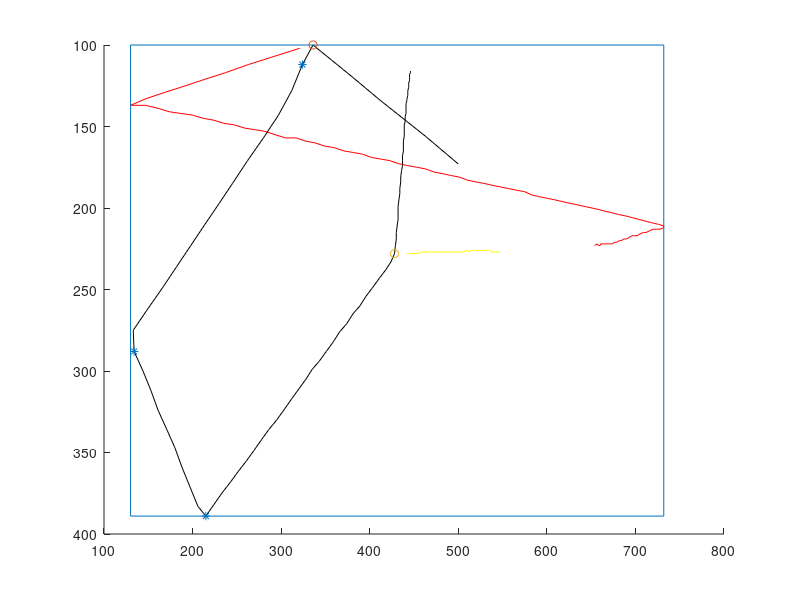

Recreate this plot in MATLAB.
clear;clc; close all

pos = [[321,102,442,228,500,173];[321,102,442,228,500,173];[321,102,442,228,463,156];[321,102,442,228,412,134];[321,102,442,228,379,119];[321,102,442,228,336,100];[292,107,442,228,324,112];[263,112,442,228,312,128];[237,117,442,228,297,143];[214,121,442,228,280,157];[192,125,442,228,262,171];[169,129,442,228,245,185];[147,133,442,228,229,198];[130,137,442,228,214,210];[147,137,442,228,198,223];[162,139,442,228,182,236];[174,141,442,228,166,249];[187,142,442,228,148,263];[200,143,442,228,133,275];[212,145,442,228,134,288];[223,146,442,228,144,300];[235,148,442,228,153,312];[247,149,442,228,161,324];[259,151,442,228,171,336];[271,152,442,228,180,347];[282,153,442,228,188,359];[293,155,442,228,197,371];[305,157,442,228,206,383];[317,157,442,228,215,389];[328,159,442,228,224,382];[338,160,442,228,233,375];[349,162,442,228,243,368];[360,163,442,228,251,362];[371,165,442,228,261,355];[382,166,442,228,269,349];[392,167,442,228,278,342];[402,169,442,228,286,336];[413,170,442,228,295,330];[423,171,442,228,303,324];[434,173,442,228,312,317];[443,174,442,228,320,311];[453,175,442,228,328,305];[463,176,442,228,335,299];[473,178,442,228,343,294];[483,179,442,228,351,288];[491,180,442,228,359,282];[501,181,442,228,366,276];[511,183,442,228,374,271];[520,184,442,228,381,265];[530,185,442,228,389,260];[538,186,442,228,396,254];[547,187,442,228,403,249];[556,188,442,228,411,243];[565,189,442,228,418,238];[575,190,442,228,424,233];[583,192,444,228,428,228];[591,193,450,228,429,223];[600,194,454,228,430,219];[609,195,458,227,430,215];[617,196,462,227,431,211];[625,197,466,227,432,207];[634,198,470,227,432,203];[642,199,474,227,432,199];[651,200,478,227,433,195];[659,201,482,227,434,191];[666,202,485,227,434,188];[674,203,488,227,435,184];[681,204,492,227,435,181];[690,205,496,227,436,177];[697,206,498,227,437,174];[704,207,500,227,437,171];[711,208,504,227,437,168];[718,209,506,227,438,165];[726,210,509,226,438,162];[732,211,512,227,438,159];[732,212,514,226,439,156];[728,213,516,226,439,154];[724,213,518,226,439,151];[720,213,520,226,439,149];[716,214,522,226,440,147];[712,215,524,226,440,144];[709,215,526,226,441,142];[705,216,528,226,441,140];[702,217,530,226,441,138];[699,217,532,226,441,136];[696,217,534,226,442,134];[693,218,535,226,442,133];[690,219,536,226,443,131];[687,219,538,227,443,129];[684,220,540,227,443,128];[682,220,541,227,444,126];[679,221,542,227,444,125];[677,221,543,227,444,124];[674,222,544,227,444,123];[672,222,544,227,445,122];[670,222,546,227,445,121];[668,222,546,227,445,120];[666,222,546,227,445,119];[664,222,547,227,445,118];[661,222,547,227,445,118];[660,223,547,227,446,117];[658,223,547,227,446,117];[657,222,547,227,446,117];[654,223,547,227,446,116]];
ball_diam = 11;

x_min = min(min(pos(:,[1 3 5])));
x_max = max(max(pos(:,[1 3 5])));
y_min = min(min(pos(:,[2 4 6])));
y_max = max(max(pos(:,[2 4 6])));

ScoreSheet = figure(1);

hold on

plot(pos(:,1),pos(:,2),'r-',pos(:,3),pos(:,4),'y-',pos(:,5),pos(:,6),'k-');
axis ij

line([x_min x_max],[y_min y_min]);
line([x_min x_max],[y_max y_max]);
line([x_min x_min],[y_min y_max]);
line([x_max x_max],[y_min y_max]);

posleft = [pos;pos(end,:);pos(end,:)];
posright = [pos(1,:);pos(1,:);pos];
pos = [pos(1,:);pos;pos(end,:)];

n_frames = numel(pos)/6;

vel = (posright-posleft)/2;
acc = (posright-2*pos+posleft)/4;

velleft=[vel(2:end,:);vel(end,:)];
velright=[vel(1,:);vel(1:end-1,:)];

moving(:,1) = (pos(:,1)-pos(1,1)).^2 + (pos(:,2)-pos(1,2)).^2 >= 100;
moving(:,2) = (pos(:,3)-pos(1,3)).^2 + (pos(:,4)-pos(1,4)).^2 >= 100;
moving(:,3) = (pos(:,5)-pos(1,5)).^2 + (pos(:,6)-pos(1,6)).^2 >= 100;

moving_ind = find(moving);
player_ball = ceil(min(moving_ind(mod(moving_ind-1,n_frames)==min(mod(moving_ind-1,n_frames))))/n_frames);
fprintf("player ball : %d\n",player_ball);

if player_ball == 1
    ball_a = 2;
    ball_b = 3;
elseif player_ball == 2
    ball_a = 1;
    ball_b = 3;
else
    player_ball = 3;
    ball_a = 1;
    ball_b = 2;
end

vel_comp = sqrt(max(vel(:,2*player_ball-1).^2+vel(:,2*player_ball).^2,max(velleft(:,2*player_ball-1).^2+velleft(:,2*player_ball).^2,velright(:,2*player_ball-1).^2+velright(:,2*player_ball).^2)));

vel_comp_a = ball_diam + sqrt(max((vel(:,2*player_ball-1)-vel(:,2*ball_a-1)).^2+(vel(:,2*player_ball)-vel(:,2*ball_a)).^2,max((velleft(:,2*player_ball-1)-velleft(:,2*ball_a-1)).^2+(velleft(:,2*player_ball)-velleft(:,2*ball_a)).^2,(velright(:,2*player_ball-1)-velright(:,2*ball_a-1)).^2+(velright(:,2*player_ball)-velright(:,2*ball_a)).^2)));
vel_comp_b = ball_diam + sqrt(max((vel(:,2*player_ball-1)-vel(:,2*ball_b-1)).^2+(vel(:,2*player_ball)-vel(:,2*ball_b)).^2,max((velleft(:,2*player_ball-1)-velleft(:,2*ball_b-1)).^2+(velleft(:,2*player_ball)-velleft(:,2*ball_b)).^2,(velright(:,2*player_ball-1)-velright(:,2*ball_b-1)).^2+(velright(:,2*player_ball)-velright(:,2*ball_b)).^2)));

band_touch_left = velleft(:,2*player_ball-1) < 0 & velright(:,2*player_ball-1) > 0 & (pos(:,2*player_ball-1)-x_min) <= vel_comp;
band_touch_right = velleft(:,2*player_ball-1) > 0 & velright(:,2*player_ball-1) < 0 & (-pos(:,2*player_ball-1)+x_max) <= vel_comp;
band_touch_up = velleft(:,2*player_ball) < 0 & velright(:,2*player_ball) > 0 & (pos(:,2*player_ball)-y_min) <= vel_comp;
band_touch_down = velleft(:,2*player_ball) > 0 & velright(:,2*player_ball) < 0 & (-pos(:,2*player_ball)+y_max) <= vel_comp;
ball_touch_a = (abs(acc(:,2*player_ball-1)) > 0 | abs(acc(:,2*player_ball)) > 0) & (abs(acc(:,2*ball_a-1)) > 0 | abs(acc(:,2*ball_a)) > 0) & ((pos(:,2*player_ball-1)-pos(:,2*ball_a-1)).^2 + (pos(:,2*player_ball)-pos(:,2*ball_a)).^2) < vel_comp_a.^2;
ball_touch_b = (abs(acc(:,2*player_ball-1)) > 0 | abs(acc(:,2*player_ball)) > 0) & (abs(acc(:,2*ball_b-1)) > 0 | abs(acc(:,2*ball_b)) > 0) & ((pos(:,2*player_ball-1)-pos(:,2*ball_b-1)).^2 + (pos(:,2*player_ball)-pos(:,2*ball_b)).^2) < vel_comp_b.^2;

band_touch_left_left = [band_touch_left(2:end);band_touch_left(end)];
band_touch_right_left = [band_touch_right(2:end);band_touch_right(end)];
band_touch_up_left = [band_touch_up(2:end);band_touch_up(end)];
band_touch_down_left = [band_touch_down(2:end);band_touch_down(end)];
ball_touch_a_left = [ball_touch_a(2:end);ball_touch_a(end)];
ball_touch_b_left = [ball_touch_b(2:end);ball_touch_b(end)];

band_touch_left(band_touch_left & band_touch_left_left) = 0;
band_touch_right(band_touch_right & band_touch_right_left) = 0;
band_touch_up(band_touch_up & band_touch_up_left) = 0;
band_touch_down(band_touch_down & band_touch_down_left) = 0;
ball_touch_a(ball_touch_a & ball_touch_a_left) = 0;
ball_touch_b(ball_touch_b & ball_touch_b_left) = 0;

band_touch=find(band_touch_left | band_touch_right | band_touch_up | band_touch_down);
ball_touch_a = find(ball_touch_a);
ball_touch_b = find(ball_touch_b);

plot(pos(band_touch,2*player_ball-1),pos(band_touch,2*player_ball),'*');
plot(pos(ball_touch_a,2*player_ball-1),pos(ball_touch_a,2*player_ball),'o');
plot(pos(ball_touch_b,2*player_ball-1),pos(ball_touch_b,2*player_ball),'o');

win = 0;

if numel(ball_touch_a)==0 || numel(ball_touch_b)==0 || numel(band_touch)<3
    fprintf("win : %d\n",win);
    saveas(ScoreSheet,'ScoreSheet','pdf');
    return
end

if max(ball_touch_a) < min(ball_touch_b)
    band_touch = band_touch(band_touch>max(ball_touch_a) & band_touch<min(ball_touch_b));
    if numel(band_touch)>=3
        win = 1;
    end
else
    band_touch = band_touch(band_touch>max(ball_touch_b) & band_touch<min(ball_touch_a));
    if numel(band_touch)>=3
        win = 1;
    end
end

fprintf("win : %d\n",win);
saveas(ScoreSheet,'ScoreSheet','pdf');

return